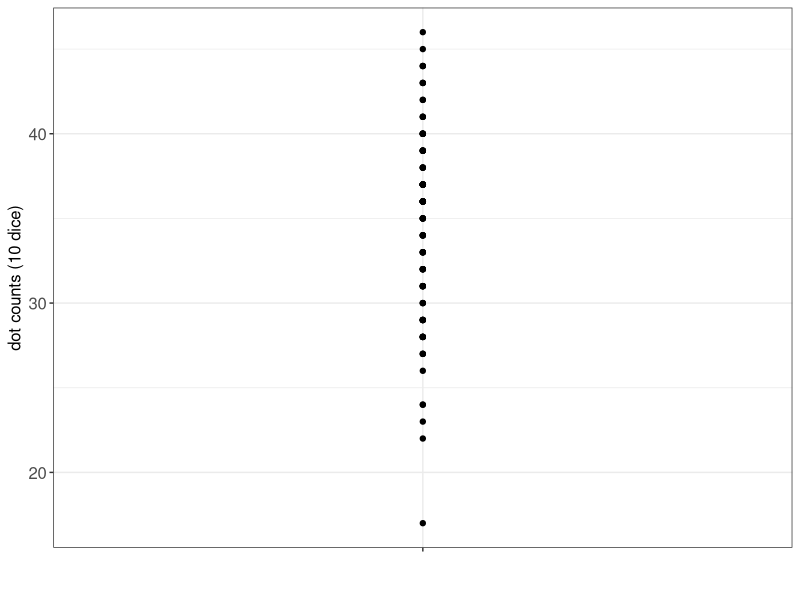
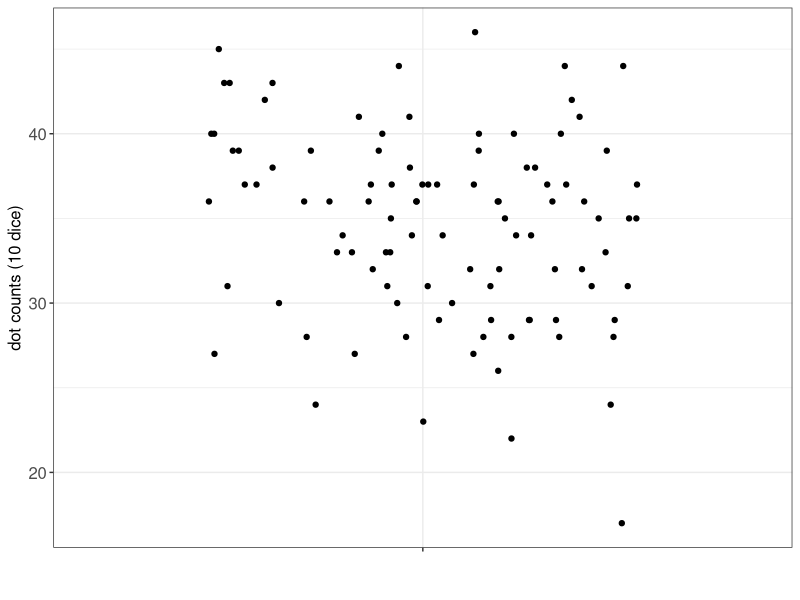
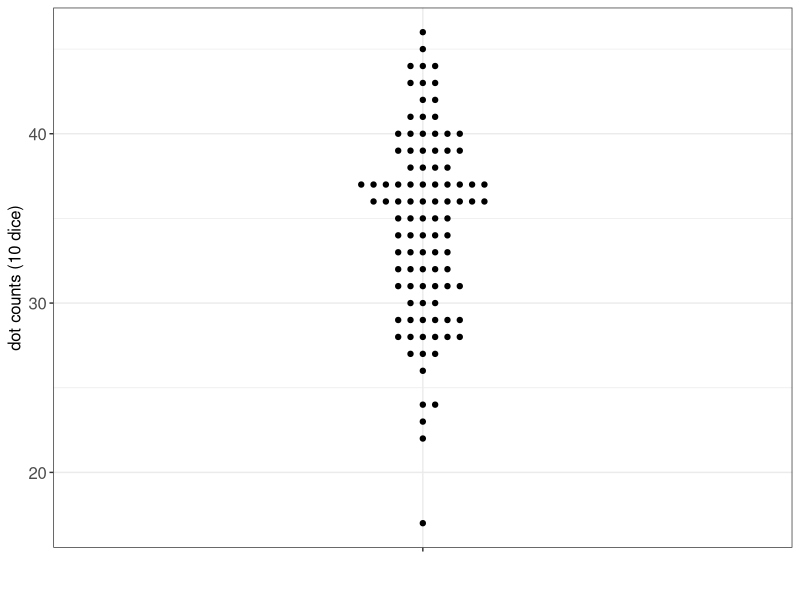
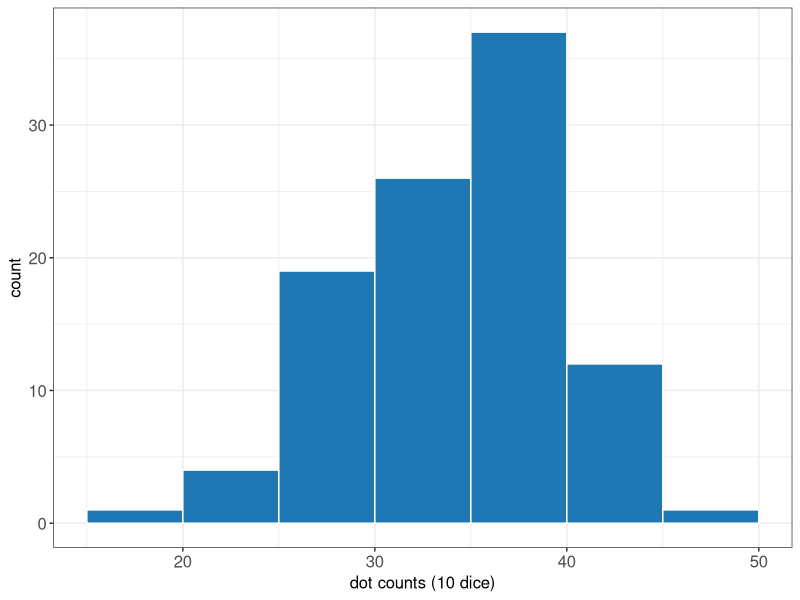
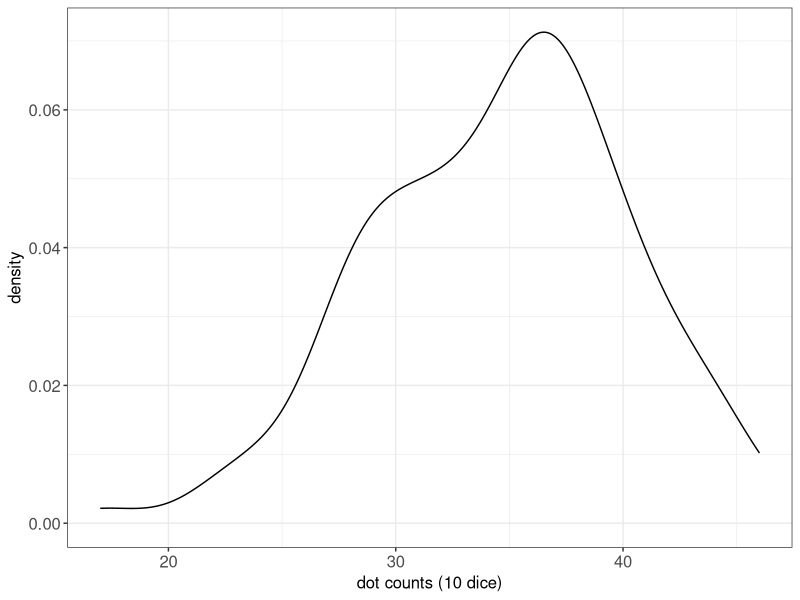
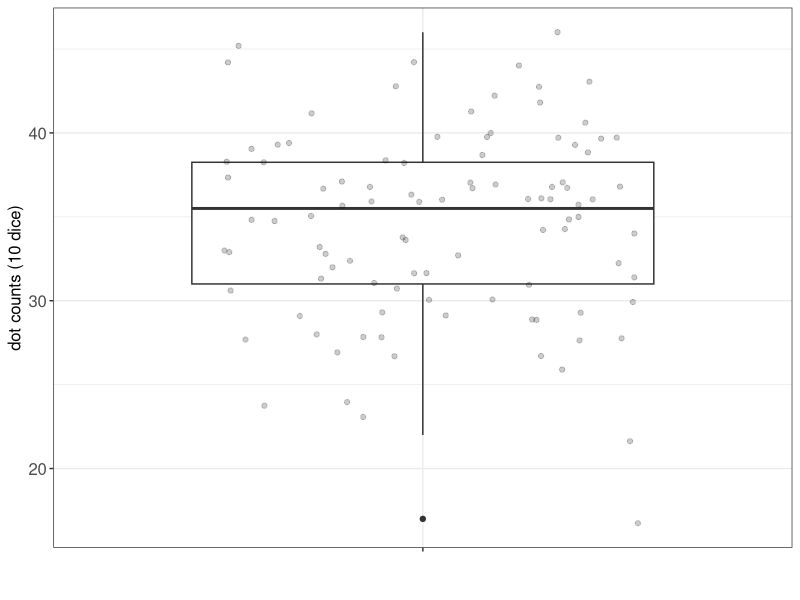

Here is the R script that generated these plots, in order: (Note: this script raises an error after producing the figures.)
## ---- chunk 1
# load libraries
library(tidyverse)
library(kableExtra)
library(ggplot2)
library(ggbeeswarm)
library(gridExtra)
## ---- chunk 2
# simulate throwing 10 dice, counting dots and repeating the experiment 100 times
set.seed(123)
sample.sum10dice <- replicate(100, sum(sample(1:6, 10, replace = TRUE))) 
data.sum10dice <- data.frame(run = 1:length(sample.sum10dice), sumcounts = sample.sum10dice)

head(data.sum10dice)
## ---- chunk 3
#| fig-cap: Strip plot showing sum of dots across 10 dice being thrown at once 100 times
#| label: fig-dice10-stripplot
#| fig-cap-location: margin
#| fig-width: 6

# define generic ggplot theme
font.size <- 12
col.blue.light <- "#a6cee3"
col.blue.dark <- "#1f78b4"
my.ggtheme <- theme(axis.title = element_text(size = font.size), 
        axis.text = element_text(size = font.size), 
        legend.text = element_text(size = font.size), 
        legend.title = element_blank(), 
        legend.position = "top") 

# plot strip plot
data.sum10dice %>%
  ggplot(aes(x = "", y = sumcounts)) + 
  geom_point() + 
  theme_bw() + 
  ylab("dot counts (10 dice)") + 
  xlab("") + 
  my.ggtheme

## ---- chunk 4
#| fig-cap: Jittered strip plot showing sum of dots across 10 dice being thrown at once 100 times
#| label: fig-dice10-jitter
#| fig-cap-location: margin
#| fig-width: 6

# plot jittered strip plot
data.sum10dice %>%
  ggplot(aes(x = "", y = sumcounts)) + 
  geom_jitter(height = 0, width = 0.35) + 
  theme_bw() + 
  ylab("dot counts (10 dice)") + 
  xlab("") + 
  my.ggtheme
## ---- chunk 5
#| fig-cap: Beeswarm showing sum of dots across 10 dice being thrown at once 100 times
#| label: fig-dice10-beeswarm
#| fig-cap-location: margin
#| fig-width: 6

# plot beeswarm
data.sum10dice %>%
  ggplot(aes(x = "", y = sumcounts)) + 
  geom_beeswarm(cex = 2) + 
  theme_bw() + 
  ylab("dot counts (10 dice)") + 
  xlab("") + 
  my.ggtheme

## ---- chunk 6
#| fig-cap: Histogram summarizing the sum of dots across 10 dice being thrown at once 100 times
#| label: fig-dice10-hist
#| fig-cap-location: margin
#| fig-width: 6

# plot histogram
data.sum10dice %>%
  ggplot(aes(x = sumcounts)) + 
  geom_histogram(binwidth = 5, center = 32.5, color = "white", fill = col.blue.dark) + 
  theme_bw() + 
  xlab("dot counts (10 dice)") + 
  my.ggtheme

# alternatively un-comment to plot histogram with hist(), base R plot
# hist(data.sum10dice$counts, main = "", xlab="counts")
## ---- chunk 7
#| fig-cap: Density plot of dot counts across 10 dice
#| label: fig-dice10-density
#| fig-cap-location: margin
#| fig-width: 6

# plot density plot
data.sum10dice %>% ggplot(aes(x = sumcounts)) + 
  geom_density() + 
  theme_bw() + 
  xlab("dot counts (10 dice)") + 
  my.ggtheme

## ---- chunk 8
#| fig-cap: Box plot of dot counts across 10 dice thrown 100 times, overlayed on the jittered measurments
#| label: fig-dice10-boxplot
#| fig-cap-location: margin
#| fig-width: 6

data.sum10dice %>% ggplot(aes(y = sumcounts, x="")) + 
  geom_boxplot(alpha = 1) + 
  geom_jitter(width = 0.35, alpha = 0.2) + 
  theme_bw() + 
  ylab("dot counts (10 dice)") + 
  xlab("") + 
  my.ggtheme

## ---- chunk 9
#| fig-cap: Strip plot, jittered strip plot and beeswarm plot showing mice weights at week 5 stratified by sex
#| label: fig-mice10-striplot
#| fig-width: 12
#| fig-cap-location: margin

# read in mice data
data.mice <- read_csv("data/mice.csv")
data.mice <- data.mice %>%
  mutate(weight = round(weight,2))

# select weights at week 5
data.mice.week5 <- data.mice %>%
  filter(week == 5)
  
# strip plot stratified by sex
p.striplot <- data.mice.week5 %>%
  ggplot(aes(x = sex, y = weight)) + 
  geom_point() + 
  theme_bw() + 
  xlab("") + 
  ylab("weigth (g)") + 
  my.ggtheme

# jittered strip plot stratified by sex
p.jitter <- data.mice.week5 %>%
  ggplot(aes(x = sex, y = weight)) +
  geom_jitter(height = 0, width = 0.2) +
  theme_bw() +
  xlab("") +
  ylab("weigth (g)") +
  my.ggtheme

# beeswarm stratified by sex
p.beeswarm <- data.mice.week5 %>%
  ggplot(aes(x = sex, y = weight)) +
  geom_beeswarm(cex = 3) +
  theme_bw() +
  xlab("") +
  ylab("weigth (g)") +
  my.ggtheme

grid.arrange(arrangeGrob(p.striplot, p.jitter, p.beeswarm,ncol=3))

## ---- chunk 10
#| fig-cap: Histogram and density plot summarizing the weights of mice at week 5, stratified by sex
#| label: fig-mice10-hist-den
#| fig-width: 12
#| fig-cap-location: margin

# plot histogram
p.hist <- data.mice.week5 %>%
  ggplot(aes(x=weight, fill=sex)) + 
  geom_histogram(bins=15, color="white", alpha = 0.6) + 
  xlab("weight (g)") + 
  theme_bw() + 
  scale_fill_brewer(palette = "Dark2") + 
  my.ggtheme


p.density <- data.mice.week5 %>%
  ggplot(aes(x=weight, fill=sex)) + 
  geom_density(alpha = 0.6) + 
  xlab("weight (g)") + 
  theme_bw() + 
  scale_fill_brewer(palette = "Dark2") + 
  my.ggtheme

grid.arrange(arrangeGrob(p.hist, p.density, ncol=2))

## ---- chunk 11
#| fig-cap: Box plot of mice weights at week 5 stratified by sex
#| label: fig-mice-boxplot-by-sex
#| fig-cap-location: margin
#| fig-width: 6

# plot box plot
data.mice.week5 %>%
  ggplot(aes(y=weight, fill=sex)) + 
  geom_boxplot(alpha = 0.6) + 
  xlab("weight (g)") + 
  theme_bw() + 
  scale_fill_brewer(palette = "Dark2") + 
  my.ggtheme

## ---- chunk 12
#| fig-cap: Scatter plot showing a relationship between mice weight and length at week 10
#| label: fig-mice-scatter
#| fig-cap-location: margin
#| fig-width: 6

# simulate mice length data (based on normal distribution)
data.mice.week10 <- data.mice %>%
  filter(week == 10) %>%
  mutate(length = 7.3+weight/20+rnorm(100,0,0.1)) 

# plot scatter plot
data.mice.week10 %>%
  ggplot(aes(x = weight, y = length)) + 
  geom_point() + 
  xlab("weigth (g)") + 
  ylab("length (cm)") + 
  theme_bw() + 
  my.ggtheme

## ---- chunk 13
#| fig-cap: Scatter plot showing a relationship between mice weight and length at week 10 stratified by sex
#| label: fig-mice-scatter-by-sex
#| fig-cap-location: margin
#| fig-width: 6

# plot scatter plot
data.mice.week10 %>%
  ggplot(aes(x = weight, y = length, color = sex)) +
  geom_point() +
  xlab("weigth (g)") +
  ylab("length (cm)") +
  theme_bw() +
  scale_color_brewer(palette = "Dark2") +
  my.ggtheme

## ---- chunk 14
#| fig-cap: Line plot over age of mouse vs. weight (g) for four mice in the experiment
#| label: fig-mice-sline-plot
#| fig-cap-location: margin
#| fig-width: 6

# select four mice, with ids 17, 18 and 19
data.mice.4 <- data.mice %>%
  subset(id %in% 16:19)
  
# plot a line plot
data.mice.4 %>%
  ggplot(aes(x=week, y=weight, group=id)) + 
  geom_point() + 
  geom_line() + 
  ylab("weigth (g)") + 
  theme_bw() + 
  my.ggtheme
  
## ---- chunk 15
#| fig-cap: Line plot over age of mouse vs. weight (g) for four mice in the experiment
#| label: fig-mice-sline-plot-by-sex
#| fig-cap-location: margin
#| fig-width: 6

# plot a line plot
data.mice.4 %>%
  ggplot(aes(x=week, y=weight, group=id, color = sex)) + 
  geom_point() + 
  geom_line() + 
  ylab("weigth (g)") + 
  theme_bw() + 
  scale_color_brewer(palette = "Dark2") + 
  my.ggtheme
  
